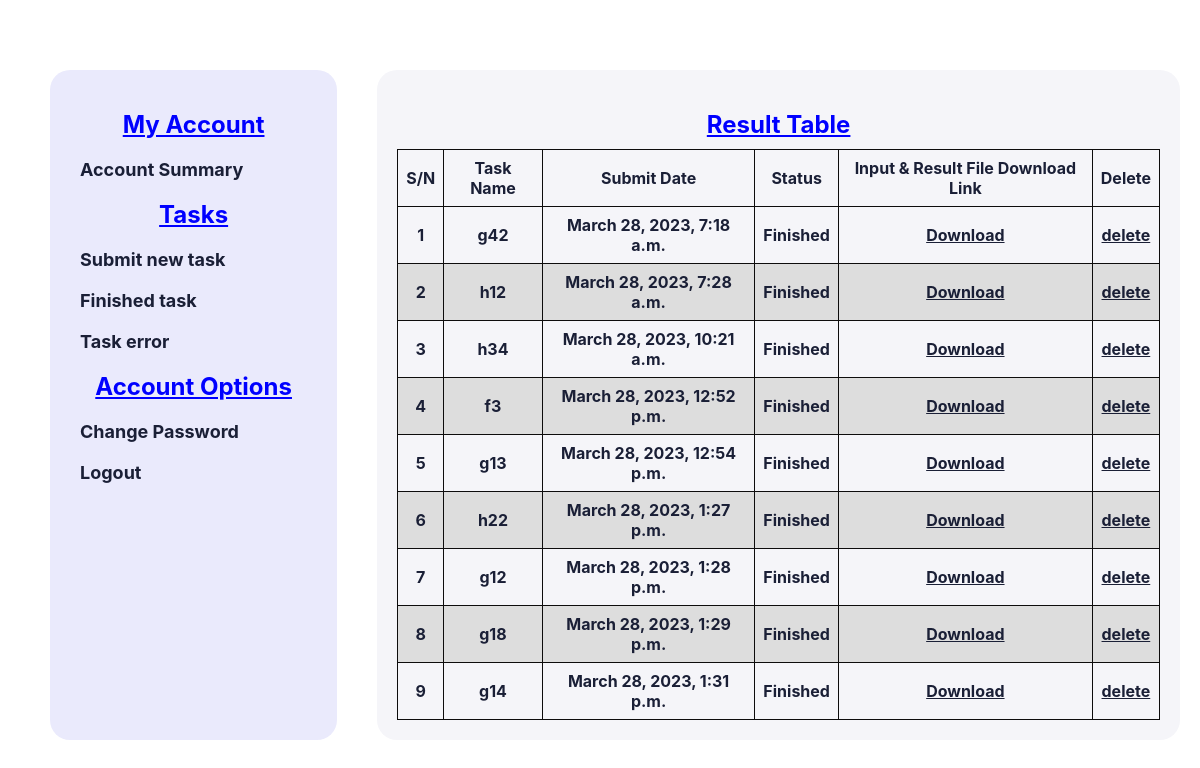
The page /view/ (signed in) on the database as committed earlier.
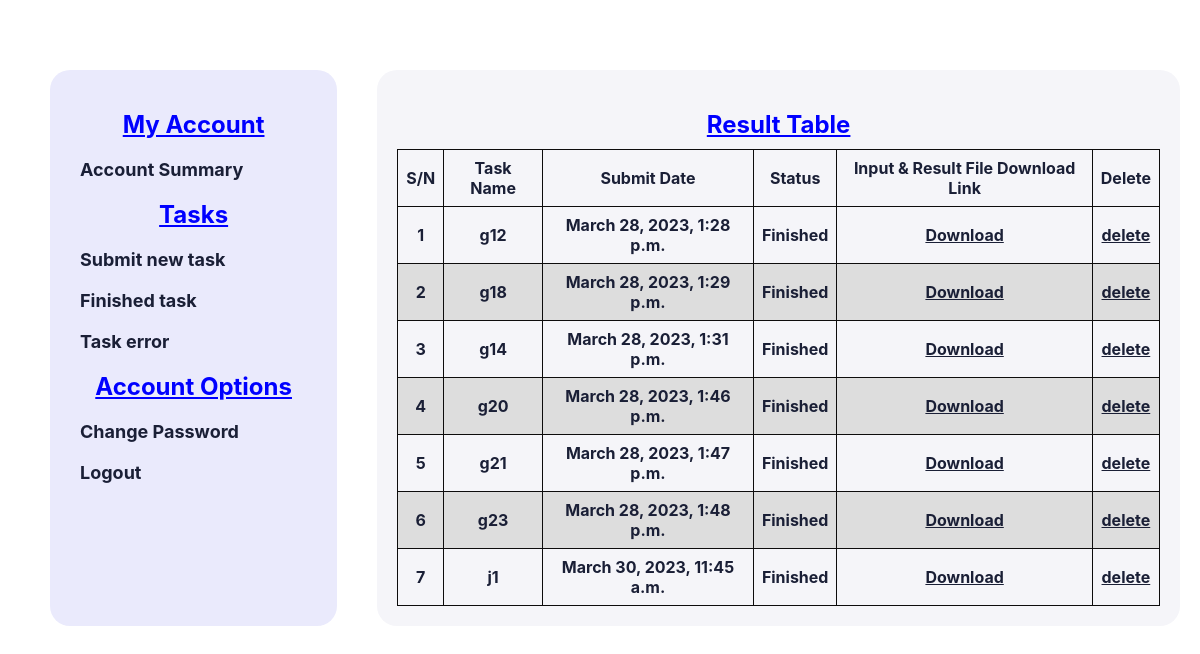
The same page on the database as committed later.
### new/models.py (models this page shows, shortened)
class file_upload(models.Model):
    uploader=models.ForeignKey(User,on_delete=models.CASCADE)
    ids = models.AutoField(primary_key=True)
    file_name = models.CharField(max_length=255)
    added_on = models.DateTimeField(auto_now_add=True,null=True)

### new/views.py (the view)
# urls.py: path('view/', views.view, name="view"),
@login_required(login_url='http://127.0.0.1:8000/login/')
def view(request):
    all_data = file_upload.objects.filter(uploader__id=request.user.id)
    logging.info(all_data)
    context = {
     'data': all_data
    }
    logging.info(context)
    return render(request, 'view.html', context)

### new/templates/view.html (shortened to what this page needs)
<!DOCTYPE html>
<html lang="en">
<head>
</head>
<body>
  <div class="container">
    <div class="cont left">
        <h2>My Account</h2>
        <a href="http://127.0.0.1:8000/summary/">Account Summary</a>
        <h2>Tasks</h2>
        <a href="http://127.0.0.1:8000/add_file/">Submit new task</a>
        <a href="http://127.0.0.1:8000/view/">Finished task</a>
        <a href="#">Task error</a>
        <h2>Account Options</h2>
        <a href="http://127.0.0.1:8000/passwordchange/">Change Password</a>
        <a href="http://127.0.0.1:8000/logout/">Logout</a>
    </div>
    <div class="cont right">
      <h2 style="text-align: center;">Result Table</h2>
      <table>
        <thead>
            <tr>
                <th>S/N</th>
                <th>Task Name</th>
                <th>Submit Date</th>
                <th>Status</th>
                <th>Input & Result  File Download Link</th>
                <th>Delete</th>
            </tr>
        </thead>
        <tbody>
            {% for d in data %}
            <tr>
                <td>{{forloop.counter}}</td>
                <td>{{d.file_name}}</td>
                <td>{{d.added_on}}</td>
                <td>Finished</td>
                <td><a href="{% url 'download_file' d.file_name %}">Download</a></td>
                <td><a href="{% url 'delete' d.file_name %}" onclick="if (confirm('Are you sure you want to delete this file?')) { return true; } else { return false; }">delete</a></td>
            </tr>
            {% endfor %}
        </tbody>
    </table>
    </div>
  </div>
</body>
</html>

### new/templates/view.html (style rules this page uses)
* { padding: 0; margin: 0; box-sizing: border-box; color: #1a1f36; font-family: -apple-system,BlinkMacSystemFont,Segoe UI,Roboto,Helvetica Neue,Ubuntu,sans-serif; word-wrap: break-word; }
body { background-color: #fff; padding: auto; margin-top: 50px; margin-left: 30px; }
.container { display: flex; flex-direction: wrap; }
.cont { border-radius: 20px; box-sizing: border-box; padding: 20px; font-weight: bold; margin: 20px; }
.cont h2 { text-align: center; text-decoration-line: underline; color: blue; margin: 10px; font-weight: bold; }
.cont.left a { display: inline-block; text-decoration: none; padding: 10px; font-size: large; }
.cont.left { background-color: rgb(234, 234, 252); display: flex; flex-direction: column; padding-top: 30px; width: 25%; }
.cont.right { background-color: rgb(245, 245, 249); display: flex; flex-direction: column; padding-top: 30px; width: 70%; }
table { font-family: arial, sans-serif; border-collapse: collapse; width: 100%; }
td, th { border: 1px solid #0d0c0c; text-align: center; padding: 8px; }
tr:nth-child(even) { background-color: #dddddd; }

Rows that differ between the two databases and show on the page:
removed file_upload: file_name "g42", added_on "March 28, 2023, 7:18 a.m."
removed file_upload: file_name "h12", added_on "March 28, 2023, 7:28 a.m."
removed file_upload: file_name "h34", added_on "March 28, 2023, 10:21 a.m."
removed file_upload: file_name "f3", added_on "March 28, 2023, 12:52 p.m."
removed file_upload: file_name "g13", added_on "March 28, 2023, 12:54 p.m."
removed file_upload: file_name "h22", added_on "March 28, 2023, 1:27 p.m."
added file_upload: file_name "g20", added_on "March 28, 2023, 1:46 p.m."
added file_upload: file_name "g21", added_on "March 28, 2023, 1:47 p.m."
added file_upload: file_name "g23", added_on "March 28, 2023, 1:48 p.m."
added file_upload: file_name "j1", added_on "March 30, 2023, 11:45 a.m."
